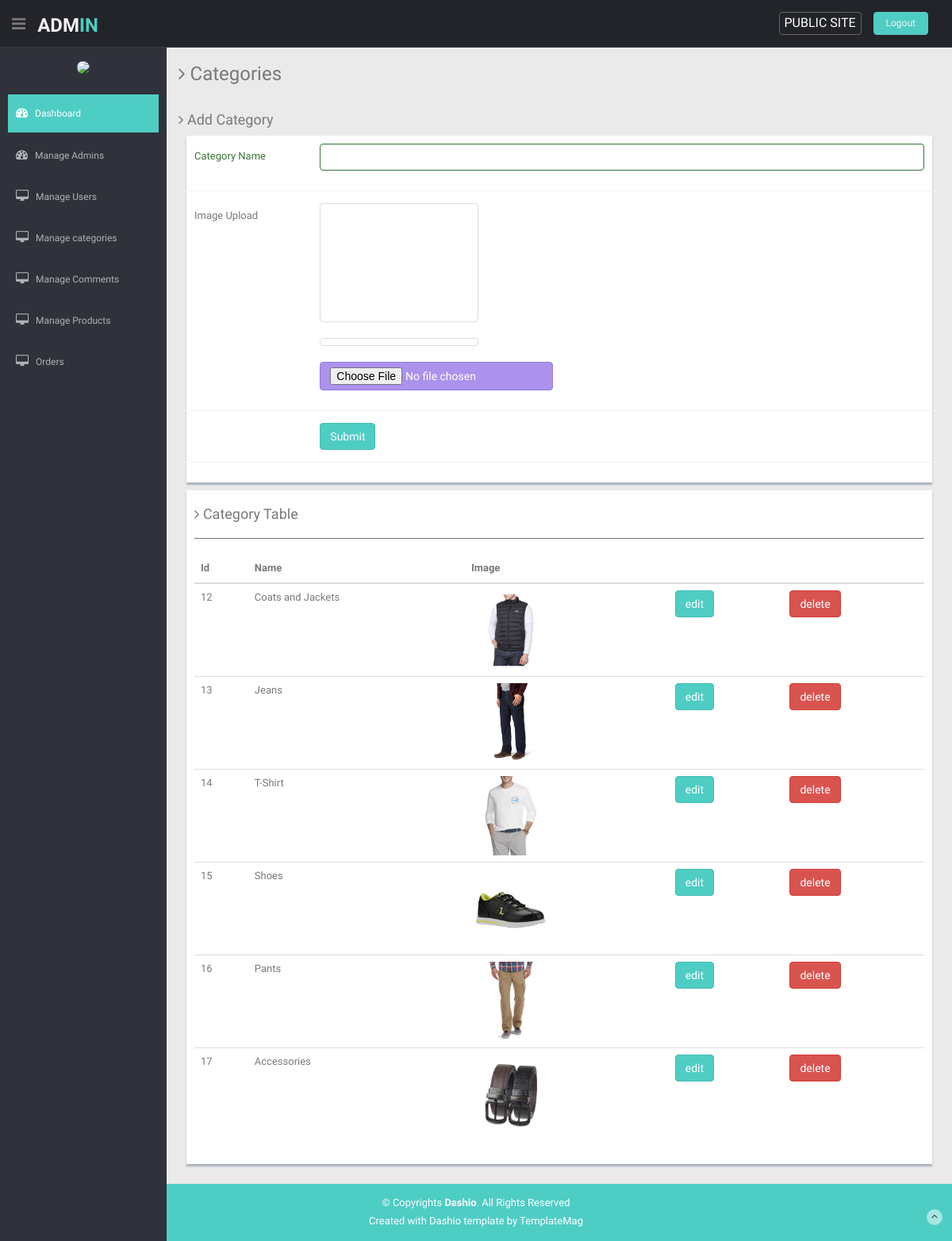
/admin/manage_categories.php, run on the app's committed database.
### tables this page shows
CREATE TABLE `categories` (
  `category_id` int(3) NOT NULL,
  `category_name` varchar(255) NOT NULL,
  `category_img` text NOT NULL
);

### admin/manage_categories.php (the view, shortened to what this page needs)
<?php include("include/db.php") ?>
<?php include("include/admin_header.php") ?>
    <?php include("include/admin_sidebar.php") ?>
    <section id="main-content">
      <section class="wrapper">
        <h3><i class="fa fa-angle-right"></i> Categories</h3>
        <div class="row mt">
          <div class="col-lg-12">
            <?php
          if(isset($_GET['source'])){
                                $source= $_GET['source'];
                            }else{
                                $source= "";
                            }
                            switch ($source) {
                                default:
                               ?>
                               <h4><i class="fa fa-angle-right"></i> Add Category</h4>
                                  <div class="form-panel">
                                    <form role="form" class="form-horizontal style-form" method="post" enctype="multipart/form-data">
                                      <div class="form-group has-success">
                                        <label class="col-lg-2 control-label">Category Name</label>
                                        <div class="col-lg-10">
                                          <input type="text" placeholder="" id="f-name" name="category_name" class="form-control">
                                        </div>
                                      </div>
                                      <div class="form-group last">
                                        <label class="col-lg-2 control-label">Image Upload</label>
                                          <div class="col-md-9">
                                            <div class="fileupload fileupload-new" data-provides="fileupload">
                                              <div class="fileupload-new thumbnail" style="width: 200px; height: 150px;">
                                              </div>
                                              <div class="fileupload-preview fileupload-exists thumbnail" style="max-width: 200px; max-height: 150px; line-height: 20px;"></div>
                                              <div>
                                                <input class="btn btn-theme02 btn-file" fileupload-new fa fa-paperclip type="file" class="default" value="Select image"  name="image" />
                                              </div>
                                            </div>
                                          </div>
                                      </div>
                                      <div class="form-group">
                                        <div class="col-lg-offset-2 col-lg-10">
                                          <button class="btn btn-theme" name="add_category" type="submit">Submit</button>
                                        </div>
                                      </div>
                                    </form>
                                  </div>
                                <?php
                                    break;
                            }
                        ?>
            <div class="form-panel">
              <h4><i class="fa fa-angle-right"></i> Category Table</h4>
              <hr>
              <table class="table">
                <thead>
                  <tr>
                    <th>Id</th>
                    <th> Name</th>
                    <th>Image</th>
                    <th></th>
                    <th></th>
                  </tr>
                </thead>
                <tbody>
                <?php
                $query = "SELECT * FROM categories";
                $select_categories = mysqli_query($connection, $query );
                while($row = mysqli_fetch_assoc($select_categories)) {
                  $category_id        = $row['category_id'];
                  $category_name         = $row['category_name'];
                  $category_image            = $row['category_img'];
                  ?>
                  <tr>
                  <td><?php echo $category_id  ?></td>
                  <td><?php echo $category_name  ?></td>
                  <td> <img width="100" src="../image/<?php echo $category_image; ?>" alt=""> </td>
                  <td><a href='manage_categories.php?source=edit_category&edit=<?php echo $category_id ?>' class="btn btn-theme">edit</a></td>
                  <td><a href='manage_categories.php?delete=<?php echo $category_id ?>'class="btn btn-danger">delete</a></td>
                  </tr>
                <?php }?>
                </tbody>
              </table>
          </div>
          </div>
        </div>
      </section>
    </section>
    <?php include("include/admin_footer.php") ?>

### admin/css/style.css (style rules this page uses)
body { color: #797979; background: #eaeaea; font-family: 'Ruda', sans-serif; padding: 0px !important; margin: 0px !important; font-size:13px; }
a, a:hover, a:focus { text-decoration: none; outline: none; }
.btn-theme { color: #fff; background-color: #4ECDC4; border-color: #48bcb4; }
.btn-theme02 { color: #fff; background-color: #ac92ec; border-color: #967adc; }
hr { margin-top: 20px; margin-bottom: 20px; border: 0; border-top: 1px solid #797979; }
.mt { margin-top: 25px; }
#main-content { margin-left: 210px; }
.wrapper { display: inline-block; margin-top: 60px; padding-left: 15px; padding-right: 15px; padding-bottom: 15px; padding-top: 0px; width: 100%; }
.form-panel { background: #ffffff; margin: 10px; padding: 10px; box-shadow: 0px 3px 2px #aab2bd; text-align: left; }
label { font-weight: 400; }
.form-horizontal.style-form .form-group { border-bottom: 1px solid #eff2f7; padding-bottom: 15px; margin-bottom: 15px; }
@media (min-width: 768px) { .form-horizontal .control-label { text-align: left; } }

### data on the page
categories: category_id "12", category_name "Coats and Jackets", category_img (picture)
categories: category_id "13", category_name "Jeans", category_img (picture)
categories: category_id "14", category_name "T-Shirt", category_img (picture)
categories: category_id "15", category_name "Shoes", category_img (picture)
categories: category_id "16", category_name "Pants", category_img (picture)
categories: category_id "17", category_name "Accessories", category_img (picture)
